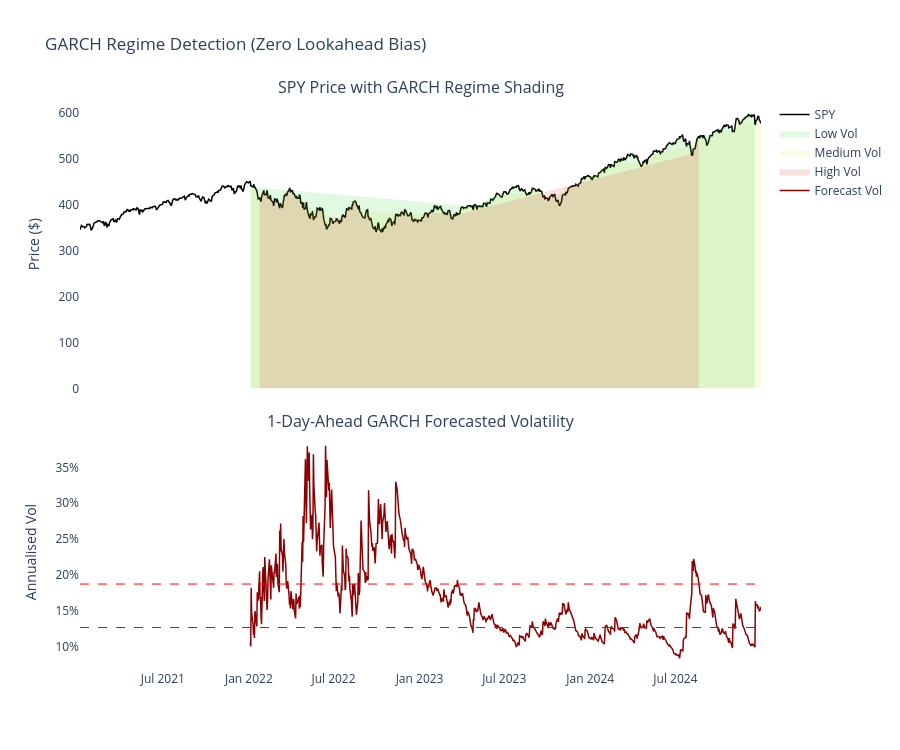

Notebook source saved alongside this figure:
### Code cell
# ── Regime timeline ───────────────────────────────────────────────────────────
fig = make_subplots(rows=2, cols=1, shared_xaxes=True,
                    subplot_titles=('SPY Price with GARCH Regime Shading',
                                    '1-Day-Ahead GARCH Forecasted Volatility'),
                    vertical_spacing=0.08, row_heights=[0.55, 0.45])

# Regime background shading
regime_colors = {'Low Vol': 'rgba(0,200,0,0.12)',
                 'Medium Vol': 'rgba(200,200,0,0.10)',
                 'High Vol': 'rgba(220,0,0,0.12)'}

for regime, color in regime_colors.items():
    mask = spy['forecast_regime'] == regime
    dates = spy.index[mask]
    # if len(dates):
    #     for start_d, end_d in zip(dates[:-1][np.diff(mask.values.astype(int)) != 0],
    #                               dates[1:][np.diff(mask.values.astype(int)) != 0]):
    #         pass  # simplified — use fill_between logic below

fig.add_trace(go.Scatter(x=spy.index, y=spy['price'],
                         line=dict(color='black', width=1.5), name='SPY'),
              row=1, col=1)

for regime, color in [('Low Vol', 'green'), ('Medium Vol', 'goldenrod'), ('High Vol', 'red')]:
    mask = spy['forecast_regime'] == regime
    fig.add_trace(go.Scatter(
        x=spy.index, y=spy['price'].where(mask),
        fill='tozeroy', fillcolor=regime_colors[regime],
        line=dict(color='rgba(0,0,0,0)'), name=regime, showlegend=True
    ), row=1, col=1)

fig.add_trace(go.Scatter(x=spy.index, y=spy['forecast_vol'],
                         line=dict(color='darkred', width=1.5),
                         name='Forecast Vol'),
              row=2, col=1)
fig.add_hline(y=VOL_LOW,  line=dict(color='green', dash='dash', width=1), row=2, col=1)
fig.add_hline(y=VOL_HIGH, line=dict(color='red',   dash='dash', width=1), row=2, col=1)

fig.update_layout(height=750, title='GARCH Regime Detection (Zero Lookahead Bias)',
                  plot_bgcolor='white', paper_bgcolor='white')
fig.update_yaxes(title_text='Price ($)',          row=1, col=1)
fig.update_yaxes(title_text='Annualised Vol',     row=2, col=1, tickformat='.0%')

fig.write_html('outputs/figures/04_regime_timeline.html')
fig.show()
print('✓ Saved outputs/figures/04_regime_timeline.html')

### Figure 1 — Plotly figure (JSON) as saved in the notebook; plotly's stock layout.template omitted (floating-point values rounded to 4 significant figures; data arrays with more than 128 entries replaced by an {"elided": "..."} marker saying what was removed)
{"data": [{"line": {"color": "black", "width": 1.5}, "name": "SPY", "type": "scatter", "x": {"elided": "1004 str values"}, "xaxis": "x", "y": {"elided": "1004 float values"}, "yaxis": "y"}, {"fill": "tozeroy", "fillcolor": "rgba(0,200,0,0.12)", "line": {"color": "rgba(0,0,0,0)"}, "name": "Low Vol", "showlegend": true, "type": "scatter", "x": {"elided": "1004 str values"}, "xaxis": "x", "y": {"elided": "1004 float values"}, "yaxis": "y"}, {"fill": "tozeroy", "fillcolor": "rgba(200,200,0,0.10)", "line": {"color": "rgba(0,0,0,0)"}, "name": "Medium Vol", "showlegend": true, "type": "scatter", "x": {"elided": "1004 str values"}, "xaxis": "x", "y": {"elided": "1004 float values"}, "yaxis": "y"}, {"fill": "tozeroy", "fillcolor": "rgba(220,0,0,0.12)", "line": {"color": "rgba(0,0,0,0)"}, "name": "High Vol", "showlegend": true, "type": "scatter", "x": {"elided": "1004 str values"}, "xaxis": "x", "y": {"elided": "1004 float values"}, "yaxis": "y"}, {"line": {"color": "darkred", "width": 1.5}, "name": "Forecast Vol", "type": "scatter", "x": {"elided": "1004 str values"}, "xaxis": "x2", "y": {"elided": "1004 float values"}, "yaxis": "y2"}], "layout": {"annotations": [{"font": {"size": 16}, "showarrow": false, "text": "SPY Price with GARCH Regime Shading", "x": 0.5, "xanchor": "center", "xref": "paper", "y": 1, "yanchor": "bottom", "yref": "paper"}, {"font": {"size": 16}, "showarrow": false, "text": "1-Day-Ahead GARCH Forecasted Volatility", "x": 0.5, "xanchor": "center", "xref": "paper", "y": 0.414, "yanchor": "bottom", "yref": "paper"}], "height": 750, "paper_bgcolor": "white", "plot_bgcolor": "white", "shapes": [{"line": {"color": "green", "dash": "dash", "width": 1}, "type": "line", "x0": 0, "x1": 1, "xref": "x2 domain", "y0": 0.1264, "y1": 0.1264, "yref": "y2"}, {"line": {"color": "red", "dash": "dash", "width": 1}, "type": "line", "x0": 0, "x1": 1, "xref": "x2 domain", "y0": 0.1871, "y1": 0.1871, "yref": "y2"}], "title": {"text": "GARCH Regime Detection (Zero Lookahead Bias)"}, "xaxis": {"anchor": "y", "domain": [0, 1], "matches": "x2", "showticklabels": false}, "xaxis2": {"anchor": "y2", "domain": [0, 1]}, "yaxis": {"anchor": "x", "domain": [0.494, 1], "title": {"text": "Price ($)"}}, "yaxis2": {"anchor": "x2", "domain": [0, 0.414], "tickformat": ".0%", "title": {"text": "Annualised Vol"}}}}
